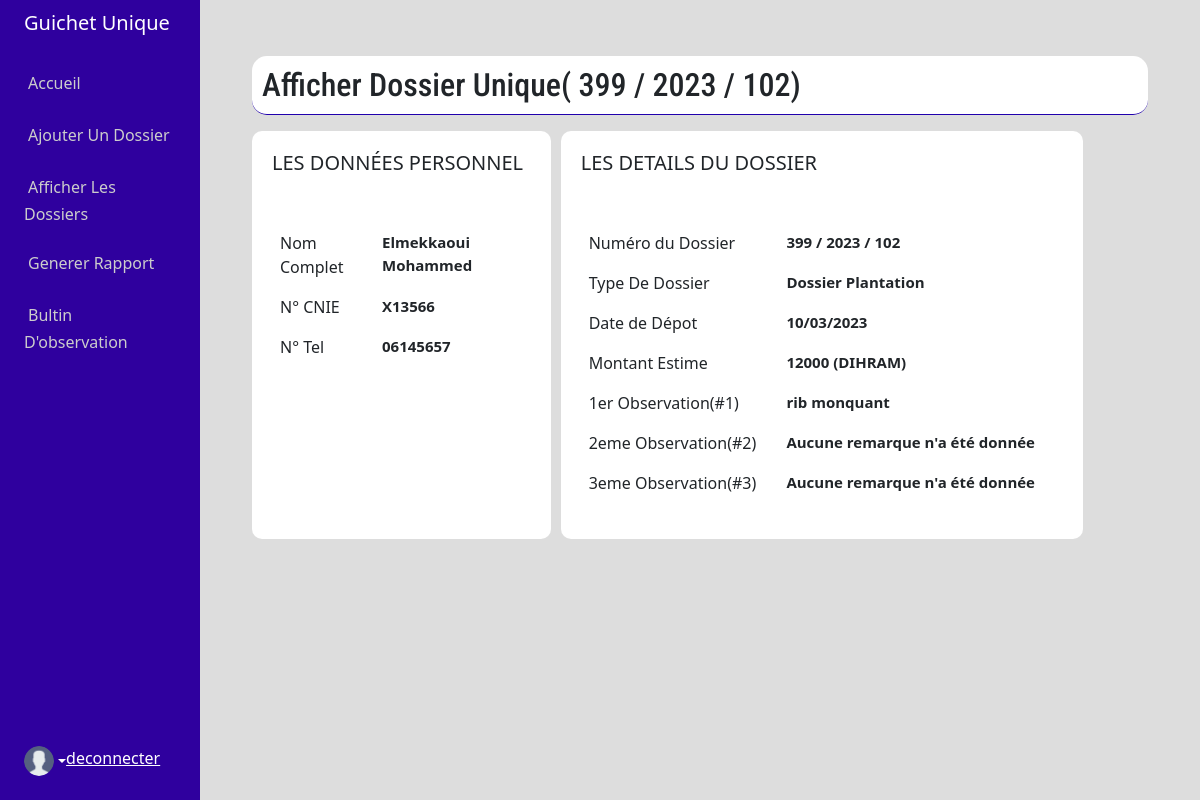
The page /singleDossier.php?id=2 on the database its author committed.
### tables this page shows
CREATE TABLE "dossier" (
	"id"	INTEGER NOT NULL PRIMARY KEY AUTOINCREMENT,
	"numdossier"	INTEGER NOT NULL,
	"anneedossier"	INTEGER NOT NULL,
	"codeVille"	NUMERIC NOT NULL DEFAULT 102,
	"cnie"	TEXT NOT NULL,
	"nom"	TEXT NOT NULL,
	"prenom"	TEXT NOT NULL,
	"tel"	TEXT NOT NULL,
	"type"	TEXT NOT NULL,
	"date"	TEXT NOT NULL,
	"montant"	INTEGER NOT NULL,
	"obs1"	TEXT,
	"obs2"	TEXT,
	"obs3"	TEXT,
	"typeInt"	INTEGER,
	"dateInsert"	TEXT
);

### app/Dossier.php (called while the page is built, shortened)
<?php
    class Dossier{
        private $pdo;
        public function __construct($pdo) {
            $this->pdo = $pdo;
        }
        public function fetchSingleByid($id){
            $stmt = $this->pdo->query("SELECT  * FROM dossier WHERE id='$id'");
                $row = $stmt->fetchAll(\PDO::FETCH_ASSOC);
                return $row;
        }
    }

### singleDossier.php (the view, shortened to what this page needs)
<?php
    include (__DIR__."/resource/header.php");
?>
    <?php
        $element = $_GET['id'];
        if(isset($element)){
            $pdo = ((new SQLiteConnection)->connect());
            $dossierObj = new Dossier($pdo);
            $dossierData = $dossierObj->fetchSingleByid($element);
    ?>
        <div class="container-fluid admin-pages">
    <?php include(__DIR__."/resource/sidebar.php"); ?>
        <div class="col py-3">
           <div class="detail_page p-4">
               <?php
                    foreach($dossierData as $x){
                        ?>
                             <h2 class="page-title m-3 detail_title">Afficher Dossier Unique(<?php echo "   ".$x['numdossier']." / ". $x['anneedossier']." / ".$x['codeVille'];           ?>)</h2>
                <div class="row m-3">
                            <div class="col-md-4 personal_details">
                                <h5>LES DONNÉES PERSONNEL</h5>
                                <br />
                                <table class="table table-borderless">
                                    <thead>
                                    <tr>
                                        <th></th>
                                        <th></th>
                                    </tr>
                                    </thead>
                                    <tbody>
                                    <tr>
                                        <td>Nom Complet</td>
                                        <td class="info"><?php echo $x['nom']." ". $x['prenom'];           ?></td>
                                    </tr>
                                    <tr>
                                        <td>N° CNIE</td>
                                        <td class="info"><?php echo $x['cnie']; ?></td>
                                    </tr>
                                    <tr>
                                        <td>N° Tel</td>
                                        <td class="info"><?php echo $x['tel']; ?></td>
                                    </tr>
                                    </tbody>
                                </table>
                            </div>
                            <div class="col-md-7 dossier_details">
                                <h5>LES DETAILS DU DOSSIER</h5>
                                <br />
                                <table class="table table-borderless">
                                    <thead>
                                    <tr>
                                        <th></th>
                                        <th></th>
                                    </tr>
                                    </thead>
                                    <tbody>
                                        <tr>
                                            <td>Numéro du Dossier</td>
                                            <td class="info"><?php echo "   ".$x['numdossier']." / ". $x['anneedossier']." / ".$x['codeVille'];   ?></td>
                                        </tr>
                                        <tr>
                                            <td>Type De Dossier</td>
                                            <td class="info"><?php echo $x['type']; ?></td>
                                        </tr>
                                        <tr>
                                            <td>Date de Dépot</td>
                                            <td class="info">
                                                <?php
                                                    $date=date_create($x['date']);
                                                    echo date_format($date,"d/m/Y");
                                                ?>
                                            </td>
                                        </tr>
                                        <tr>
                                            <td>Montant Estime</td>
                                            <td class="info"><?php echo $x['montant']; ?> (DIHRAM)</td>
                                        </tr>
                                        <tr>
                                            <td>1er Observation(#1)</td>
                                            <td class="info"><?php echo $obs1 = !($x['obs1'] == "")  ? $x['obs1'] :"Aucune remarque n'a été donnée"; ?></td>
                                        </tr>
                                        <tr>
                                            <td>2eme Observation(#2)</td>
                                            <td class="info"><?php echo $obs2 = !($x['obs2'] == "") ? $x['obs2'] :"Aucune remarque n'a été donnée"; ?> </td>
                                        </tr>
                                        <tr>
                                            <td>3eme Observation(#3)</td>
                                            <td class="info"><?php echo $obs2 = !($x['obs3'] == "") ? $x['obs3'] :"Aucune remarque n'a été donnée"; ?> </td>
                                        </tr>
                                    </tbody>
                                </table>
                            </div>
                        </div>
            </div>
        </div>
                        <?php
                    }
               ?>
    <?php
        }
    ?>

### public/css/app.css (style rules this page uses)
.admin-pages { background-color: #ddd; }
.detail_page .detail_title { background-color: #fff; padding: 10px; border-radius: 15px; font-family: "Roboto Condensed", sans-serif; border-bottom: 1px solid #2000ad; }
.detail_page .personal_details { background-color: #fff; padding: 20px; border-radius: 10px; margin-right: 10px; }
.detail_page .personal_details .info { font-size: 15px; font-weight: bold; }
.detail_page .dossier_details { background-color: #fff; padding: 20px; border-radius: 10px; }
.detail_page .dossier_details .info { font-size: 15px; font-weight: bold; }

### rows shown on the page
dossier: numdossier "399", anneedossier "2023", codeVille "102", nom "Elmekkaoui", prenom "Mohammed", cnie "X13566", tel "06145657", type "Dossier Plantation", date "10/03/2023", montant "12000", obs1 "rib monquant", obs2 "Aucune remarque n'a été donnée", obs3 "Aucune remarque n'a été donnée"
